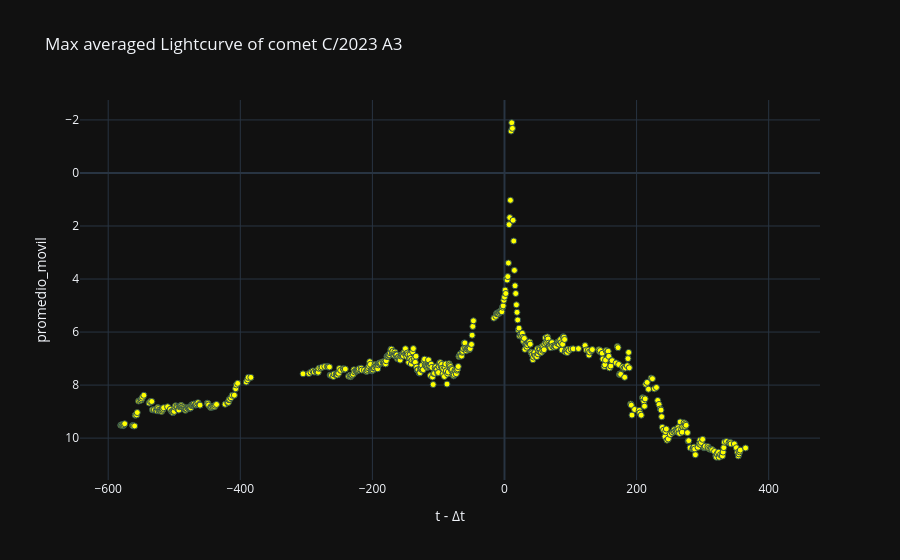

The notebook cell this image was saved under:
### Code cell
# Gráfica de lus promediada
labels = {'delta_t':'t - Δt','magnitud_reducida':'Magnitude reduced'}
fig = px.scatter(curva_de_luz_externa_v1_df, x='delta_t', y='promedio_movil', template= 'plotly_dark', labels= labels, title=f'Max averaged Lightcurve of comet {nombre_cometa}')
fig.update_traces(marker=dict(color='yellow', size=6, line= dict(width=1, color='DarkSlateGrey')))
fig.update_yaxes(autorange="reversed")
fig.show()

### Figure 1 — Plotly figure (JSON) as saved in the notebook; plotly's stock layout.template omitted (floating-point values rounded to 4 significant figures; data arrays with more than 128 entries replaced by an {"elided": "..."} marker saying what was removed)
{"data": [{"hovertemplate": "t - Δt=%{x}<br>promedio_movil=%{y}<extra></extra>", "legendgroup": "", "marker": {"color": "yellow", "line": {"color": "DarkSlateGrey", "width": 1}, "size": 6, "symbol": "circle"}, "mode": "markers", "name": "", "orientation": "v", "showlegend": false, "type": "scatter", "x": {"elided": "563 int values"}, "xaxis": "x", "y": {"elided": "563 float values"}, "yaxis": "y"}], "layout": {"legend": {"tracegroupgap": 0}, "title": {"text": "Max averaged Lightcurve of comet C/2023 A3"}, "xaxis": {"anchor": "y", "domain": [0, 1], "title": {"text": "t - Δt"}}, "yaxis": {"anchor": "x", "autorange": "reversed", "domain": [0, 1], "title": {"text": "promedio_movil"}}}}
